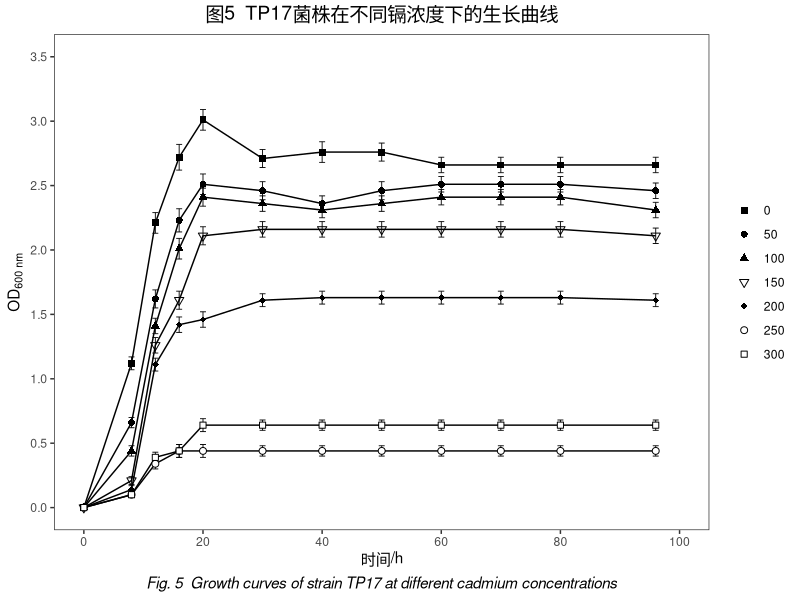

The R script that drew this image:
install.packages(c("ggplot2", "dplyr", "tidyr"))
library(ggplot2)
library(dplyr)
library(tidyr)
growth_data <- data.frame(
  时间 = c(0,8,12,16,20,30,40,50,60,70,80,96),
  # OD600 吸光度值
  X0 = c(0.00,1.12,2.21,2.72,3.01,2.71,2.76,2.76,2.66,2.66,2.66,2.66),
  X50 = c(0.00,0.66,1.62,2.23,2.51,2.46,2.36,2.46,2.51,2.51,2.51,2.46),
  X100 = c(0.00,0.44,1.41,2.01,2.41,2.36,2.31,2.36,2.41,2.41,2.41,2.31),
  X150 = c(0.00,0.21,1.26,1.61,2.11,2.16,2.16,2.16,2.16,2.16,2.16,2.11),
  X200 = c(0.00,0.14,1.11,1.42,1.46,1.61,1.63,1.63,1.63,1.63,1.63,1.61),
  X250 = c(0.00,0.10,0.34,0.44,0.44,0.44,0.44,0.44,0.44,0.44,0.44,0.44),
  X300 = c(0.00,0.10,0.39,0.44,0.64,0.64,0.64,0.64,0.64,0.64,0.64,0.64),
  # 误差棒
  err0 = c(0.00,0.05,0.08,0.10,0.08,0.07,0.08,0.07,0.06,0.06,0.06,0.06),
  err50 = c(0.00,0.04,0.07,0.09,0.08,0.07,0.06,0.07,0.06,0.06,0.06,0.06),
  err100 = c(0.00,0.04,0.06,0.08,0.07,0.06,0.06,0.06,0.06,0.06,0.06,0.06),
  err150 = c(0.00,0.03,0.06,0.07,0.07,0.06,0.06,0.06,0.06,0.06,0.06,0.06),
  err200 = c(0.00,0.03,0.05,0.06,0.06,0.05,0.05,0.05,0.05,0.05,0.05,0.05),
  err250 = c(0.00,0.02,0.04,0.05,0.05,0.04,0.04,0.04,0.04,0.04,0.04,0.04),
  err300 = c(0.00,0.02,0.04,0.05,0.05,0.04,0.04,0.04,0.04,0.04,0.04,0.04)
)
# 1. 先提取OD值数据（X开头的列）
od_data <- growth_data %>%
  select(时间, starts_with("X")) %>%
  pivot_longer(cols = -时间, names_to = "浓度", values_to = "X") %>%
  mutate(浓度 = gsub("X", "", 浓度)) # 去掉X前缀
# 2. 再提取误差数据（err开头的列）
err_data <- growth_data %>%
  select(时间, starts_with("err")) %>%
  pivot_longer(cols = -时间, names_to = "浓度", values_to = "err") %>%
  mutate(浓度 = gsub("err", "", 浓度)) # 去掉err前缀
# 3. 合并两个数据框，生成干净的长格式数据
plot_data <- left_join(od_data, err_data, by = c("时间", "浓度")) %>%
  mutate(
    浓度 = factor(浓度, levels = c("0","50","100","150","200","250","300")),
    # 此时X和err已经是纯数值，无需强制转换，这里仅做保险
    X = as.numeric(X),
    err = as.numeric(err)
  )
# 【关键验证】确保数据完全正确，无列表列、无NA
str(plot_data) # 查看数据结构，X和err应为num类型
sum(is.na(plot_data$X)) # 应为0
sum(is.na(plot_data$err)) # 应为0
# ===================== 点形状与填充设置 =====================
point_shapes <- c("0"=15,"50"=16,"100"=17,"150"=6,"200"=18,"250"=21,"300"=22)
# 仅填充型形状(21,22)设置白色填充，其余为NA
point_fills <- c("0"=NA,"50"=NA,"100"=NA,"150"=NA,"200"=NA,"250"="white","300"="white")
# ===================== 开始绘图（无报错版）=====================
ggplot(plot_data, aes(x = 时间, y = X, shape = 浓度, fill = 浓度, group = 浓度)) +
  # 误差棒
  geom_errorbar(aes(ymin = X - err, ymax = X + err), 
                width = 1, color = "black", linewidth = 0.3) +
  # 生长曲线
  geom_line(linewidth = 0.5, color = "black") +
  # 数据点
  geom_point(size = 2, stroke = 0.5, color = "black") +
  # 手动设置形状和填充
  scale_shape_manual(values = point_shapes) +
  scale_fill_manual(values = point_fills, guide = "none") +
  # 坐标轴
  scale_x_continuous(limits = c(0,100), breaks = seq(0,100,20)) +
  scale_y_continuous(limits = c(0,3.5), breaks = seq(0,3.5,0.5)) +
  # 标签
  labs(
    x = "时间/h",
    y = expression(OD[600~nm]),
    title = "图5  TP17菌株在不同镉浓度下的生长曲线",
    caption = "Fig. 5  Growth curves of strain TP17 at different cadmium concentrations"
  ) +
  theme_bw() +
  theme(
    panel.grid = element_blank(),
    plot.title = element_text(hjust = 0.5, size = 14),
    plot.caption = element_text(hjust = 0.5, size = 11, face = "italic"),
    legend.title = element_blank(),
    legend.position = "right"
  )
# ggsave("TP17_growth_curve.png", width = 8, height = 6, dpi = 300)
